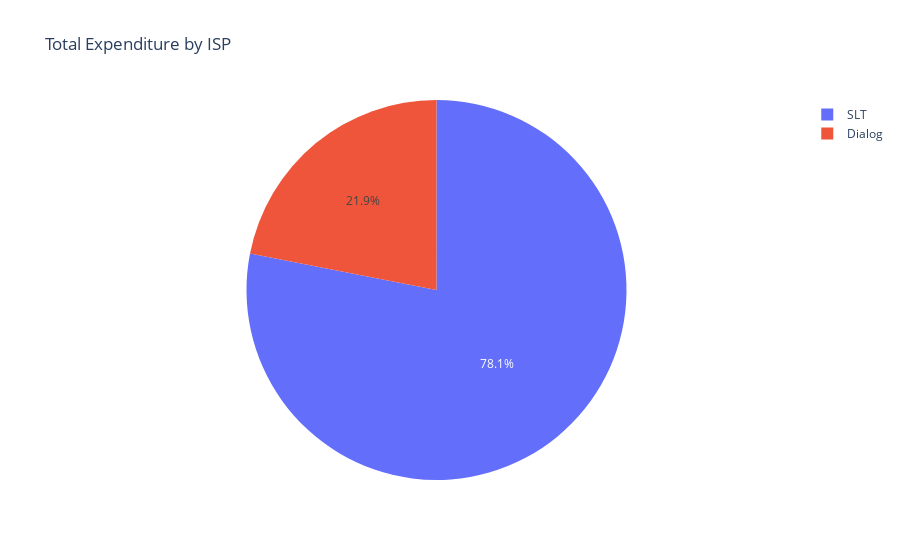

Notebook code for this chart:
### Code cell
import plotly.express as px

# Create a pie chart using Plotly Express
fig = px.pie(df, names='ISP', values='amount', title='Total Expenditure by ISP')

# Show the plot
fig.show()

### Figure 1 — Plotly figure (JSON) as saved in the notebook; plotly's stock layout.template omitted (floating-point values rounded to 4 significant figures)
{"data": [{"domain": {"x": [0, 1], "y": [0, 1]}, "hovertemplate": "ISP=%{label}<br>amount=%{value}<extra></extra>", "labels": ["Dialog", "Dialog", "Dialog", "Dialog", "Dialog", "Dialog", "Dialog", "Dialog", "Dialog", "SLT", "SLT", "SLT", "SLT", "SLT", "SLT", "SLT", "SLT", "SLT"], "legendgroup": "", "name": "", "showlegend": true, "type": "pie", "values": [2890.0, 500, 200, 2229.0, 4587.0, 700, 4200, 7000, 4000, 8920.0, 9532.0, 16580.0, 8393.0, 12500.0, 7317.0, 7787.0, 7829.0, 14770.0]}], "layout": {"legend": {"tracegroupgap": 0}, "title": {"text": "Total Expenditure by ISP"}}}
